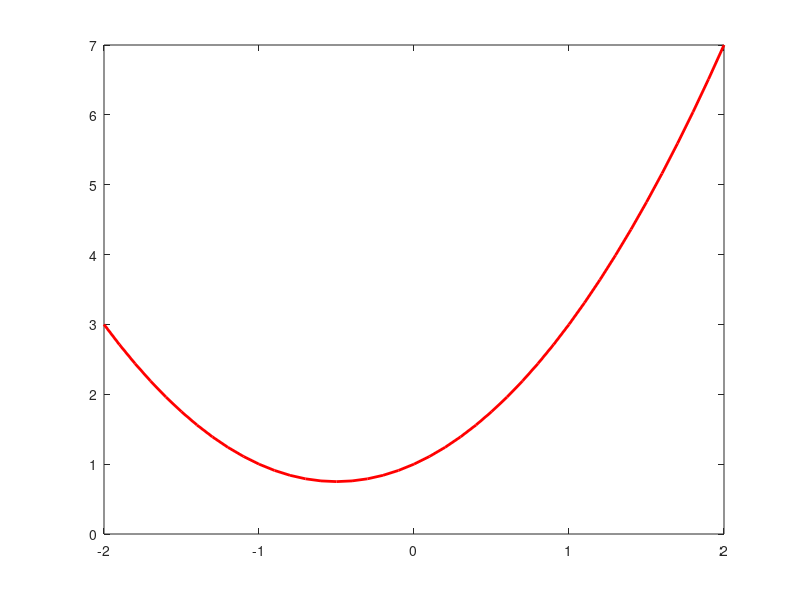
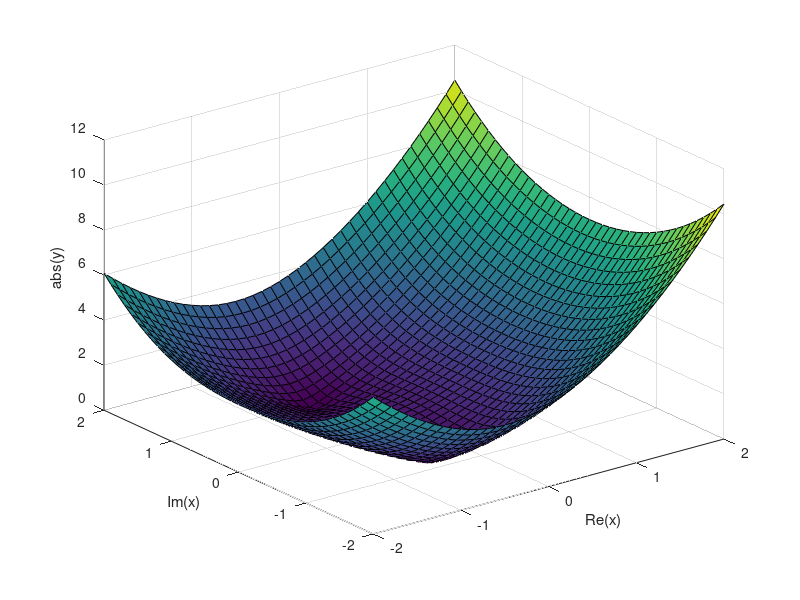

Here is the MATLAB script that generated these plots, in order:
clear variables;
close all;
clc;

p=[1, 1, 1];
roots(p)

x = -2:0.1:2;
y = polyval(p, x);
figure("Position", get(0, "ScreenSize"));
plot(x, y, "r", "MarkerSize", 15, "LineWidth", 2);

a = -2:0.1:2;
b = -2:0.1:2;
[A, B] = meshgrid(a, b);
X = A + 1i * B
Y = polyval(p, X);
figure("Position", get(0, "ScreenSize"));
surf(a, b, abs(Y))
xlabel("Re(x)")
ylabel("Im(x)")
zlabel("abs(y)")